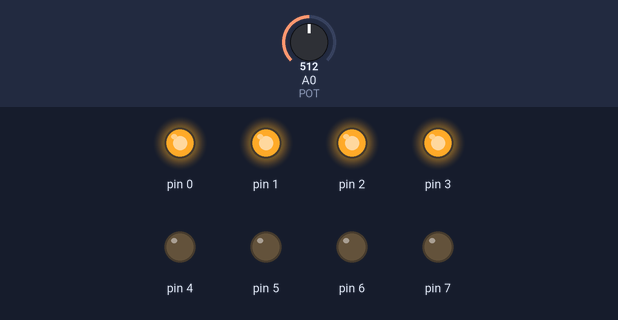
The sketch below on a simulated Arduino Uno, built with avr-gcc and run on an emulated ATmega328P. On the bench: output pins drawn as LEDs (lit = HIGH). The inputs (shaded band) are chosen by the test bench; at power-on: A0 (POT) = 512.

Above: at 1.2 s.
1.3 s: A0 (POT) set to 446
At 2.3 s:
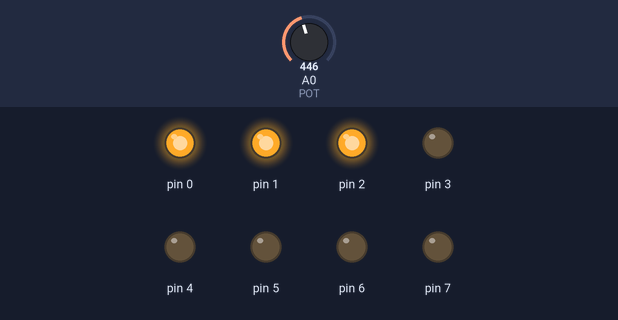
2.8 s: A0 (POT) set to 306
At 3.4 s:
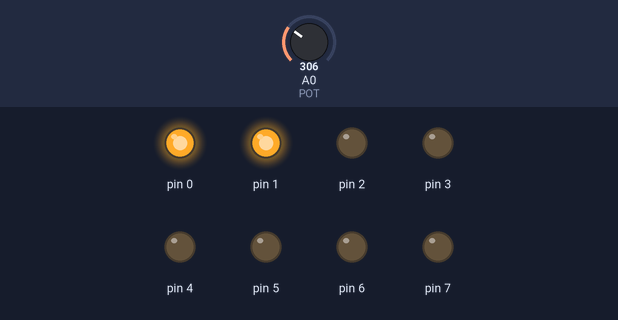
4.3 s: A0 (POT) set to 237
5.8 s: A0 (POT) set to 217
At 6.9 s:
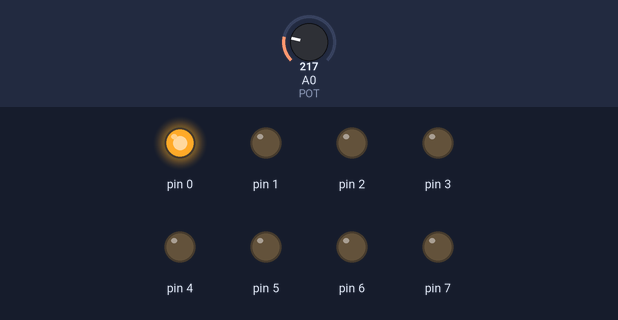
7.3 s: A0 (POT) set to 121
8.8 s: A0 (POT) set to 101
At 9.2 s:
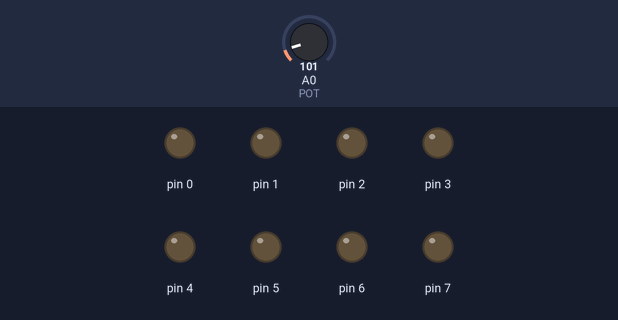
Timing chart, 0 to 11.3 s (numbered marks = the images above; inputs shaded):
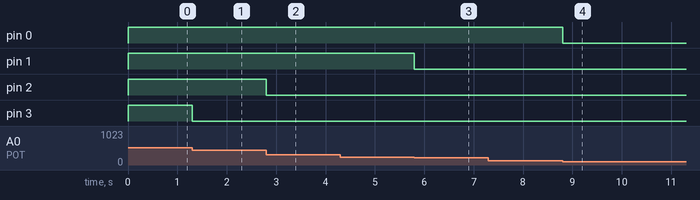

The sketch:

5-ADC-Arduino.ino
```cpp
/*
  AUTOR: MICROSIDE TECHNOLOGY S.A. DE C.V.
  FECHA: JUNIO 2019
*/
/**************************************************************************
  Implementar una lectura analógica de un potenciómetro y desplegar el valor en 8 LEDs.
**************************************************************************/
int POT = A0;    // Entrada para el potenciómetro
int ValorPOT = 0;  // Variable donde se guardará el valor del potenciómetro
void setup()
{
   DDRD = B11111111; //Configura puerto D como salida
}

void loop()
{
   ValorPOT = analogRead (POT); //Leer el valor del potenciómetro
   if (ValorPOT <= 114) //Compara el valor del potenciómetro
   {
      PORTD = 0b00000000;
   }

   else if (ValorPOT <= 228) //Compara el valor del potenciómetro
   {
      PORTD = 0b00000001;
   }

   else if (ValorPOT <= 342) // Compara el valor del potenciómetro
   {
      PORTD = 0b00000011;
   }

   else if (ValorPOT <= 456) // Compara el valor del potenciómetro
   {
      PORTD = 0b00000111;
   }

   else if (ValorPOT <= 570) // Compara el valor del potenciómetro
   {
      PORTD = 0b00001111;
   }

   else if (ValorPOT <= 684) // Compara el valor del potenciómetro
   {
      PORTD = 0b00011111;
   }

   else if (ValorPOT <= 798) // Compara el valor del potenciómetror
   {
      PORTD = 0b00111111;
   }

   else if (ValorPOT <= 912) // Compara el valor del potenciómetro
   {
      PORTD = 0b01111111;
   }

   else if (ValorPOT <= 1023) // Compara el valor del potenciómetro
   {
      PORTD = 0b11111111;
   }
}
```

Measured:
- the behaviour switches between 229 and 228 on A0 (POT) (found by bisection; images 2 and 3)
- the behaviour switches between 115 and 114 on A0 (POT) (found by bisection; images 3 and 4)
- after the input at 1.3 s, pin 3: HIGH → LOW at once
- after the input at 2.8 s, pin 2: HIGH → LOW at once
- after the input at 4.3 s, every drawn part: stays the same
- after the input at 5.8 s, pin 1: HIGH → LOW at once
- after the input at 7.3 s, every drawn part: stays the same
- after the input at 8.8 s, pin 0: HIGH → LOW at once
